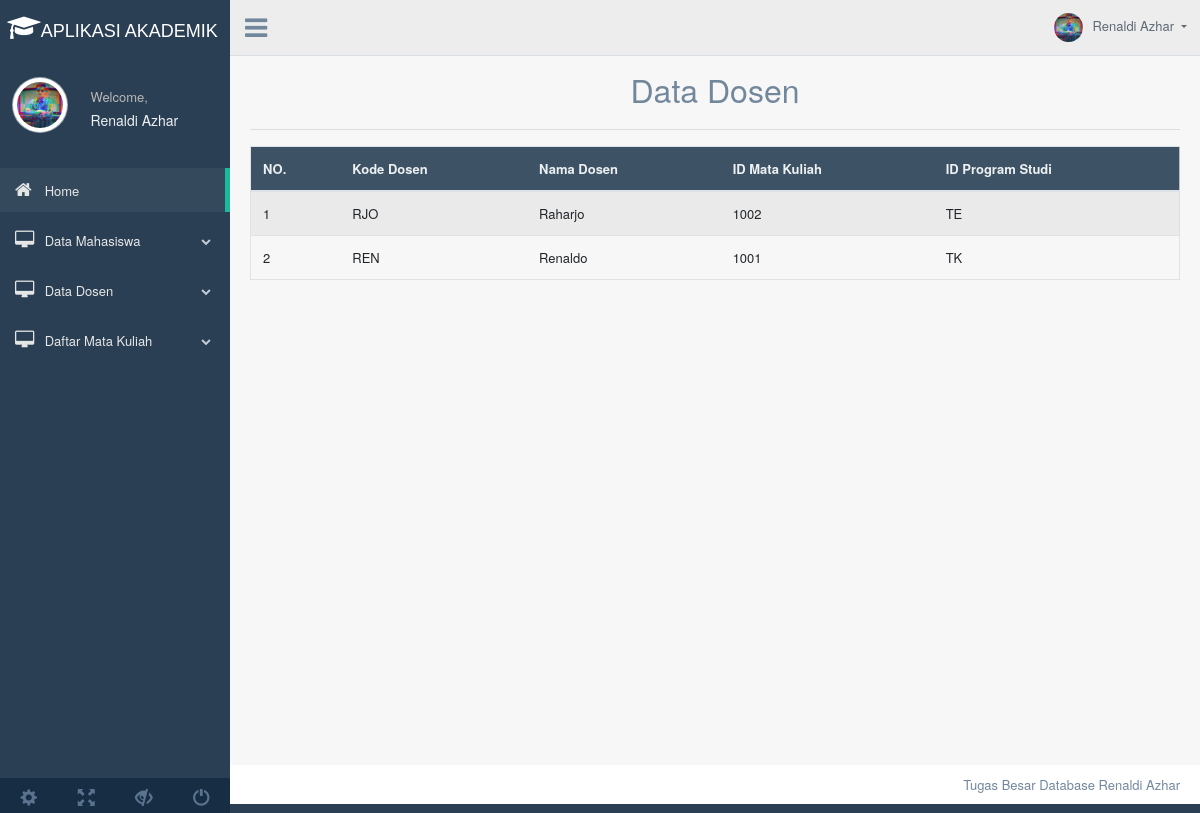
Screenshot of /index.php?page=tampil_dosen with the database file from the repository.
### tables this page shows
CREATE TABLE `wali_dosen` (
  `KODE_DOSEN` varchar(3) NOT NULL,
  `ID_MATKUL` int(11) DEFAULT NULL,
  `ID_PROGRAM_STUDI` varchar(2) DEFAULT NULL,
  `NAMA_DOSEN` varchar(50) DEFAULT NULL
);

### tampil_dosen.php (the view, shortened to what this page needs)
<?php
include('config.php');
?>
	<div class="container" style="margin-top:20px">
		<center><font size="6">Data Dosen</font></center>
		<hr>
		<div class="table-responsive">
		<table class="table table-striped jambo_table bulk_action">
			<thead>
				<tr>
					<th>NO.</th>
					<th>Kode Dosen</th>
					<th>Nama Dosen</th>
					<th>ID Mata Kuliah</th>
					<th>ID Program Studi</th>
				</tr>
			</thead>
			<tbody>
				<?php
				$sql = mysqli_query($koneksi, "SELECT * FROM wali_dosen ORDER BY KODE_DOSEN DESC") or die(mysqli_error($koneksi));
				if(mysqli_num_rows($sql) > 0){
					$no = 1;
					while($data = mysqli_fetch_assoc($sql)){
						echo '
						<tr>
							<td>'.$no.'</td>
							<td>'.$data['KODE_DOSEN'].'</td>
							<td>'.$data['NAMA_DOSEN'].'</td>
							<td>'.$data['ID_MATKUL'].'</td>
							<td>'.$data['ID_PROGRAM_STUDI'].'</td>
						</tr>
						';
						$no++;
					}
				}else{
					echo '
					<tr>
						<td colspan="6">Tidak ada data.</td>
					</tr>
					';
				}
				?>
		</table>
	</div>
	</div>

### rows the page displays
wali_dosen: KODE_DOSEN "RJO", NAMA_DOSEN "Raharjo", ID_MATKUL "1002", ID_PROGRAM_STUDI "TE"
wali_dosen: KODE_DOSEN "REN", NAMA_DOSEN "Renaldo", ID_MATKUL "1001", ID_PROGRAM_STUDI "TK"
